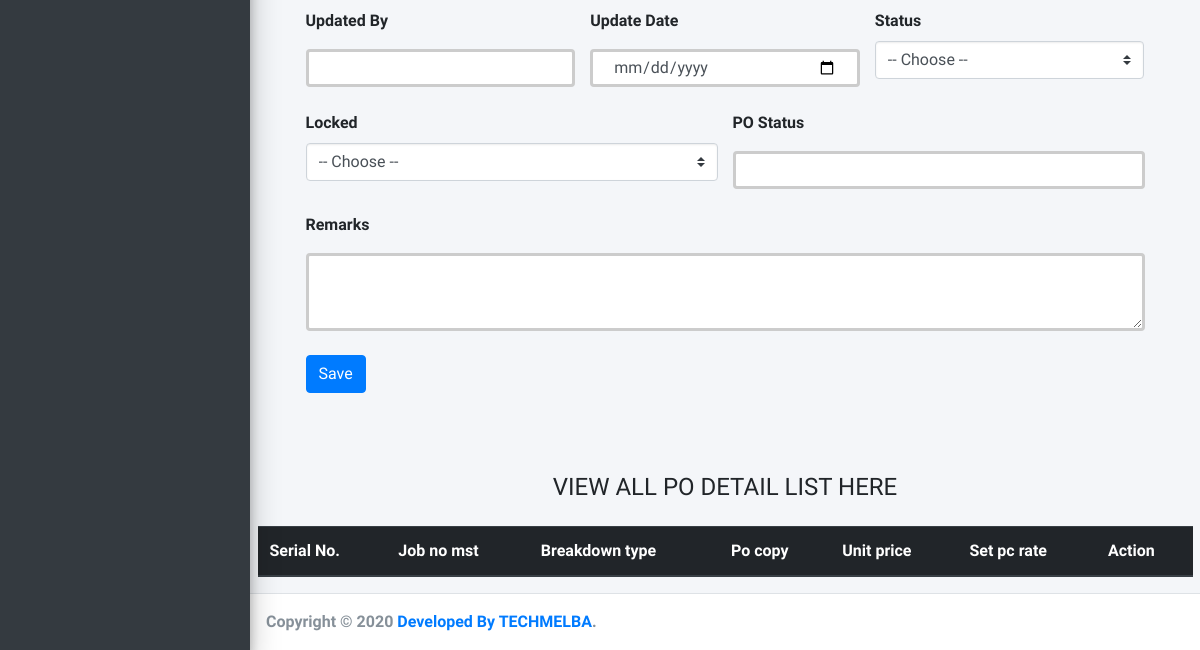
Page /po_detail/ (lower part) on the earlier database version.
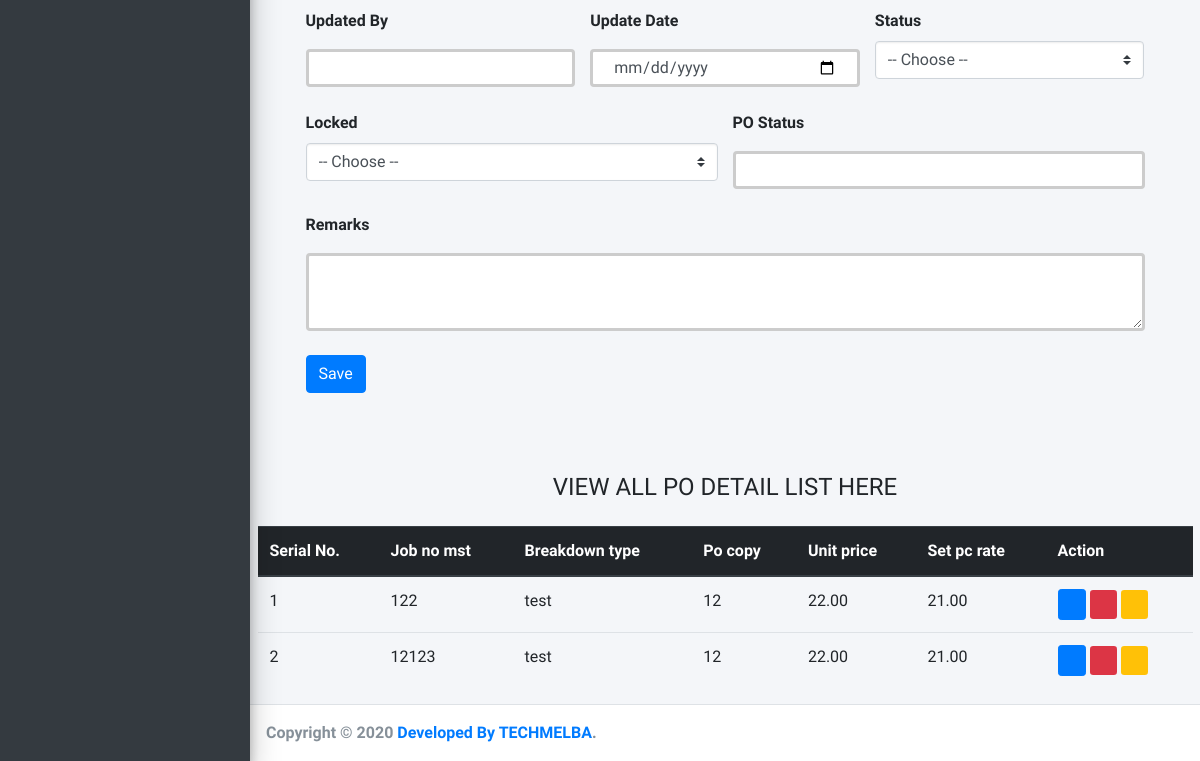
Same page on the later database version.
### Lakshma_ERP_App/models.py (models this page shows, shortened)
class OmPoDetailsMaster(models.Model):
    STATUS = (
        ('Yes', 'Yes'),
        ('No', 'No'),
    )
    job_no_mst = models.CharField(max_length=50, null=False)
    breakdown_type = models.CharField(max_length=50, null=False)
    round_type = models.CharField(max_length=50, null=False)
    copy_from =  models.CharField(max_length=20, choices=STATUS, default=0, null=True)
    po_number = models.ForeignKey(OmPoBreakDown, on_delete=models.CASCADE, related_name='copy_po_number', null=True)
    job_no = models.ForeignKey(WoPOCountryDetails, on_delete=models.CASCADE, related_name='po_job_no', blank=True, null=True)
    po_received_date = models.DateTimeField(auto_now_add=True, null=False)
    po_quantity =  models.DecimalField(max_digits=12, decimal_places=2, default=0, null=False)
    unit_price =  models.DecimalField(max_digits=12, decimal_places=2, default=0, null=False)
    set_pc_rate =  models.DecimalField(max_digits=12, decimal_places=2, default=0, null=False)
    set_quantity = models.CharField(max_length=50, null=False)
    set_total_quantity = models.CharField(max_length=50, null=False)
    po_total_price =  models.DecimalField(max_digits=12, decimal_places=2, default=0, null=False)
    shipment_date = models.DateTimeField(auto_now_add=True, null=False)
    original_shipment_date = models.DateTimeField(auto_now_add=True, null=False)
    avg_fob =  models.DecimalField(max_digits=12, decimal_places=2, default=0, null=False)
    up_charge =  models.DecimalField(max_digits=12, decimal_places=2, default=0, null=False)
    ctn =  models.CharField(max_length=50, null=False)
    projected_po_number =  models.CharField(max_length=50, null=True)
    actual_po_number =  models.CharField(max_length=50, null=True)
    t_year =  models.CharField(max_length=50, null=True)
    t_month =  models.CharField(max_length=50, null=True)
    is_deleted =  models.CharField(max_length=50, null=True)
    is_countable =  models.CharField(max_length=50, null=True)
    is_projected =  models.CharField(max_length=50, null=True)
    remarks = models.TextField(null=True)
    inserted_by = models.CharField(max_length=120, null=True)
    insert_date = models.DateTimeField(default=now)
    updated_by = models.CharField(max_length=120, null=True)
    update_date = models.DateTimeField(default=now)
    status_active = models.CharField(max_length=20, choices=STATUS, default=0, null=True)
    is_locked = models.CharField(max_length=20, choices=STATUS, default=1, null=True)
    po_status =  models.CharField(max_length=50, null=False)

### Lakshma_ERP_App/views.py (the view, shortened to what this page needs)
# urls.py: path('po_detail/', PoDetails.as_view(), name='PoDetails'),
class PoDetails(View):
    def get(self, request):
        numbers = OmPoBreakDown.objects.all()
        po_job = WoPOCountryDetails.objects.all()
        po_info = OmPoDetailsMaster.objects.all()
        context = {
            'numbers':numbers,
            'po_job':po_job,
            'po_info': po_info
        }
        return render(request, 'Order_Entry/po_details.html', context)

### templates/Order_Entry/po_details.html (shortened to what this page needs)
{% extends 'index.html' %}
{% block body %}
<div class="container p-5 bg-color">
    <div class="col-md-12 order-md-1 mb-2">
      <form class="needs-validation " method="post" action="" enctype="multipart/form-data">
        <div class="row justify-content-center">
          <div class="col-md-4 mb-3">
            <label for="updated_by    ">Updated By</label>
            <input
              name="updated_by    "
              type="text"
              class="form-control"
              id="updated_by    "
              placeholder=""
              value=""
            />
          </div>
          <div class="col-md-4 mb-3">
            <label for="update_date    ">Update Date</label>
            <input
              name="update_date    "
              type="date"
              class="form-control"
              id="update_date    "
              placeholder=""
              value=""
            />
          </div>
          <div class="col-md-4 mb-3">
            <label for="status_active">Status</label>
            <select
            name="status_active "
            class="custom-select d-block w-100"
            id="status_active "
          >
            <option value="">-- Choose --</option>
          </select>
          </div>
          <div class="col-md-6 mb-3">
            <label for="is_locked">Locked</label>
            <select
            name="is_locked "
            class="custom-select d-block w-100"
            id="is_locked "
          >
            <option value="">-- Choose --</option>
          </select>
          </div>
          <div class="col-md-6 mb-3">
            <label for="po_status">PO Status </label>
            <input
            name="po_status"
              type="text"
              class="form-control"
              id="po_status"
              placeholder=""
              value=""
            />
          </div>
          <div class="col-md-12 mb-3">
            <label for="remarks  "> Remarks </label>
            <textarea
            name="remarks  "
              type="text"
              class="form-control"
              id="remarks  "
              placeholder=""
              value=""
              required=""
            > </textarea>
          </div>
        </div>
        <button type="submit" class="btn btn-primary">Save</button>
      </form>
    </div>
  </div>
  <div class="container mt-4">
    <h4 class="text-center mb-4">VIEW ALL PO DETAIL LIST HERE</h4>
    <div class="table-responsive">
    <table class="table table-hover">
      <thead class="thead-dark">
        <tr>
          <th scope="col">Serial No.</th>
          <th scope="col">Job no mst</th>
          <th scope="col">Breakdown type</th>
          <th scope="col">Po copy</th>
          <th scope="col">Unit price</th>
          <th scope="col">Set pc rate</th>
          <th scope="col">Action</th>
        </tr>
      </thead>
      <tbody>
        {% for i in po_info  %}
        <tr>
          <td>{{i.id}}</td>
          <td>{{i.job_no_mst}}</td>
          <td>{{i.breakdown_type}}</td>
          <td>{{i.copy_from}}</td>
          <td>{{i.unit_price}}</td>
          <td>{{i.set_pc_rate}}</td>
          <td>
           <a href="/viewcompanyInfo/{{i.id}}"><i class="fas fa-eye btn btn-primary btn-sm" ></i></a>
           <a href="/editcompanyInfo/{{i.id}}"><i class="fas fa-pencil-alt btn-danger btn-sm"></i></a>
           <a href="/delete_company/{{i.id}}"><i class="far fa-trash-alt btn-warning btn-sm"></i></a>
          </td>
        </tr>
        {% endfor %}
      </tbody>
    </table>
    </div>
  </div>
{% endblock body %}

Differences in the rows shown:
added OmPoDetailsMaster: id "1", job_no_mst "122", breakdown_type "test", copy_from "12", unit_price "22.00", set_pc_rate "21.00"
added OmPoDetailsMaster: id "2", job_no_mst "12123", breakdown_type "test", copy_from "12", unit_price "22.00", set_pc_rate "21.00"
